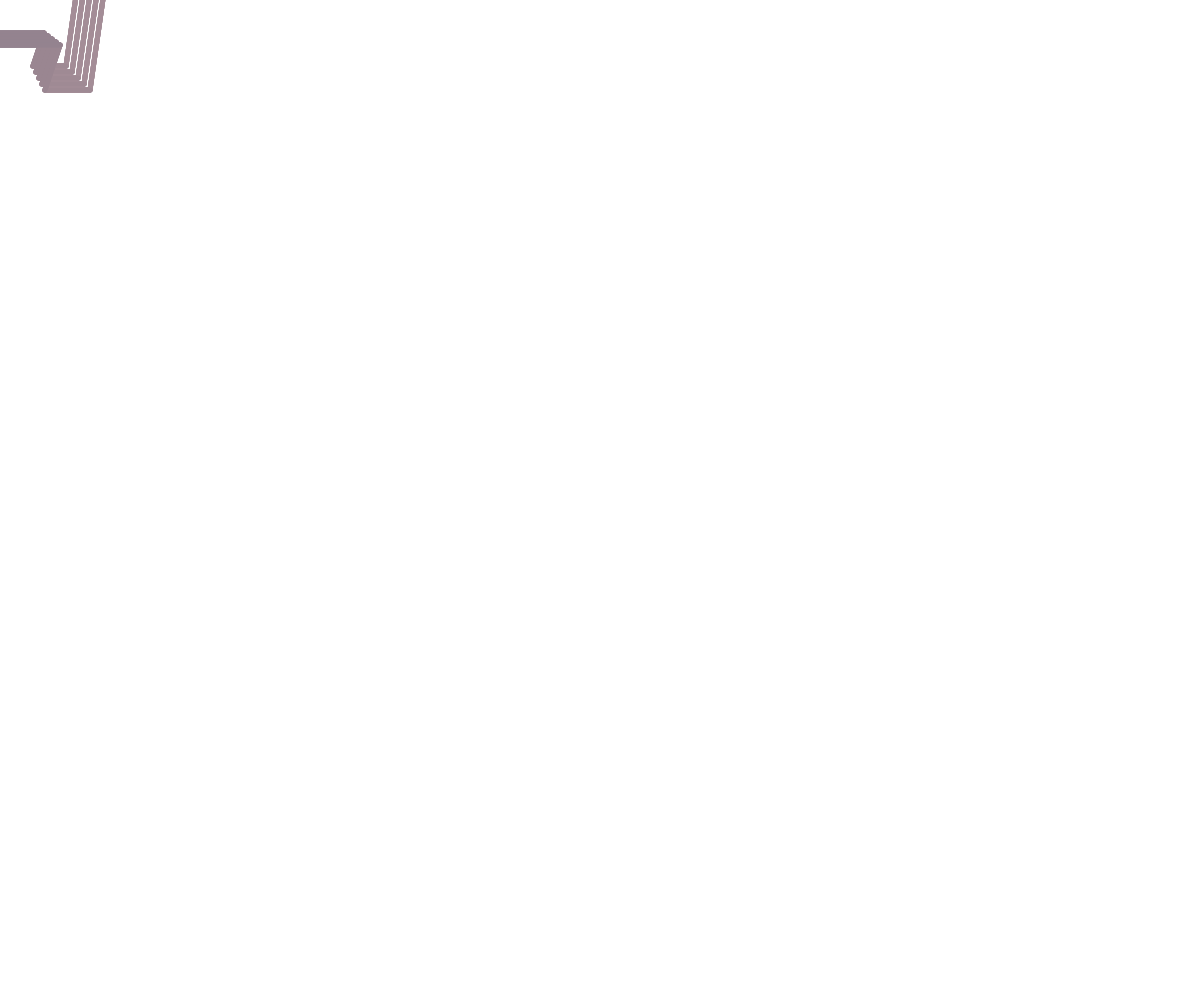
Frame 1 (no input)
Frame 60 (no input): identical to frame 1, image omitted
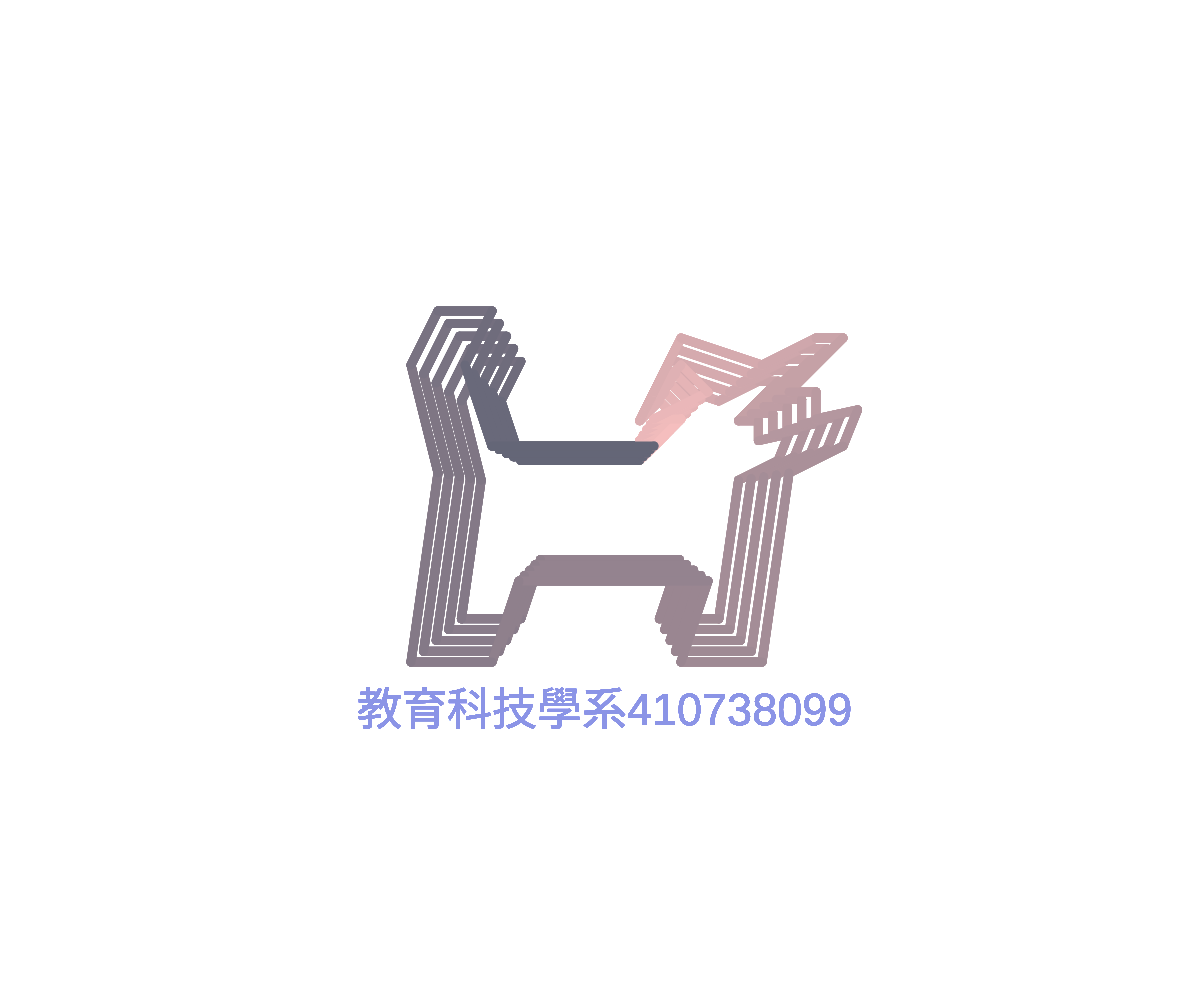
Frame 120 (the mouse pressed at the canvas centre since frame 60)

The p5.js sketch that drew these frames (run headless with seeded random() and noise() and a simulated clock; from frame 60 on, the mouse is pressed at the canvas centre):

// p5.js sketch
// ── sketch.js
var s = 1 //先設定s為1，之後迴圈會從1~5

function setup() {
  createCanvas(windowWidth, windowHeight); //設定畫布和視窗大小相同
}

function myyyy() { //將圖畫整理為一個函數
  
  //打打文字
  textSize(20+mouseX/20)
  fill("#8B94E6")
  text("教育科技學系410738099",-270,250)

  //要連線的座標點
  let points = [[2,2],[3,3],[2,3],[4,4],[3,5],[2,4],[3,6],[6,5],[8,6],[9,6],[7,4],[8,4],[8,3],[9.54,3.34],[9,2],[7,1],[6,-6],[3,-6],[4,-3],[-3,-3],[-4,-6],[-7,-6],[-6,1],[-7,5],[-6,7],[-4,7],[-5,5],[-4,2],[2,2]];

  // 將座標點擴大 20 倍 s為之後迴圈擴大的變數
   for (let i = 0; i < points.length; i++) {
    for (let j = 0; j < points[i].length; j++) {
      points[i][j] = points[i][j] * 20*(1+s/10);
    }
  }

  //基本設定
  scale(1, -1);
  strokeWeight(10); //線條粗細

  // 定義漸層顏色
  let c1 = color("#F5BEBE");
  let c2 = color("#595F72");

  //從第一點跟第二點連成一線 然後 從第二點跟第三點連成一線 以此類推到最後一個
  for (let t = 0; t < points.length-1; t++) {
    let colorLine = lerpColor(c1, c2, t / points.length);
    stroke(colorLine);
    line(points[t][0], points[t][1], points[t+1][0], points[t+1][1]);
  }

  //最後一點與第一點連成一線
  line(points[points.length-1][0], points[points.length-1][1], points[0][0], points[0][1]);
}


function draw() {
  background(255);



  for(var m=0;m<5;m++){ //呼叫五次函數繪圖
   for(s = 1;s<6;s++){ //讓s由1~5跑一次
     push()
       translate(mouseX,mouseY) //跟著滑鼠座標移動
       scale(0.5+mouseX/1500)
       myyyy() //呼叫函數
     pop()
   }
  }
}
